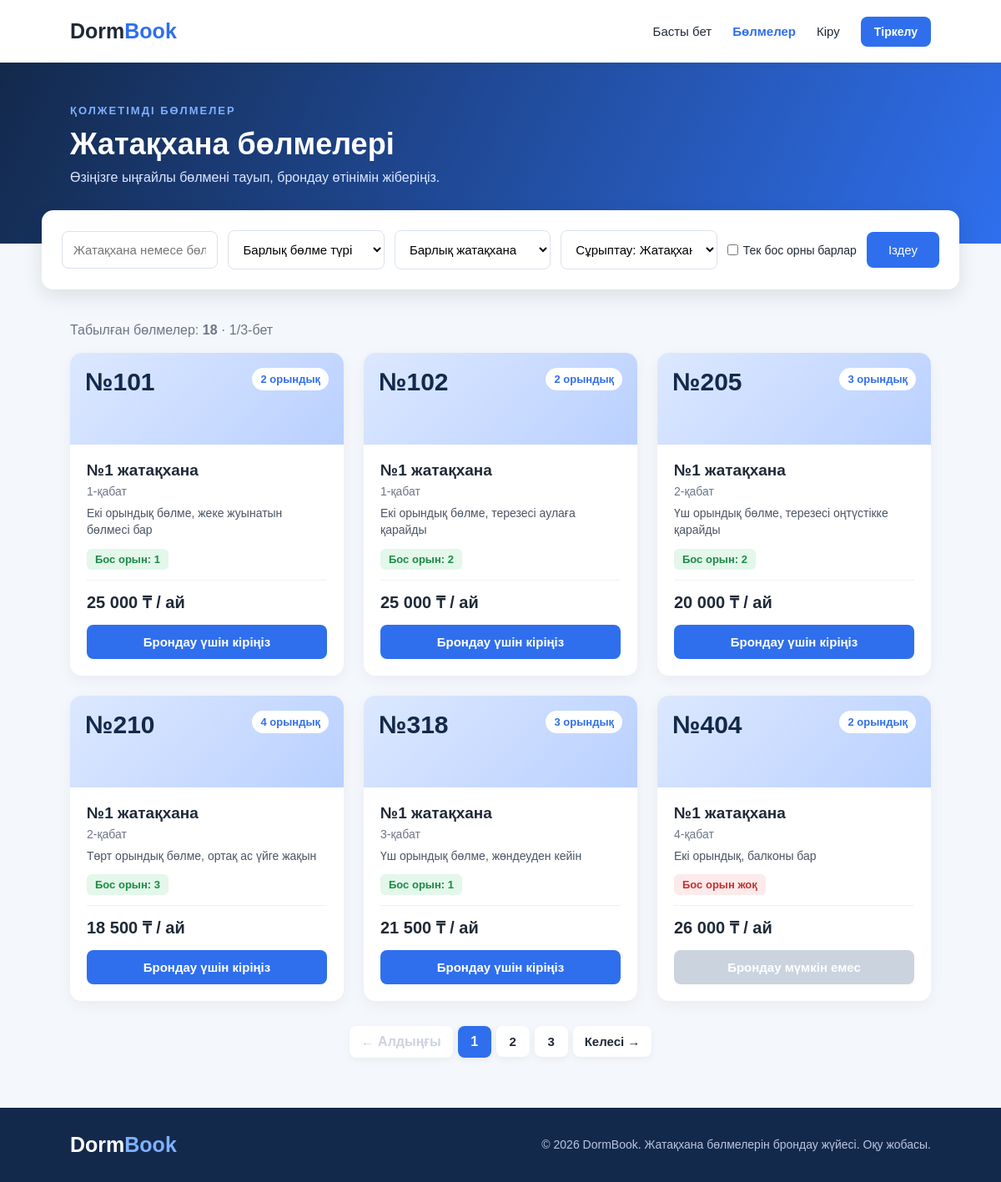
The page /rooms.php on the database its author committed.
### tables this page shows
CREATE TABLE IF NOT EXISTS rooms (
    id INT AUTO_INCREMENT PRIMARY KEY,
    dormitory_id INT NOT NULL,
    room_number VARCHAR(10) NOT NULL,
    floor INT NOT NULL,
    capacity INT NOT NULL,
    free_places INT NOT NULL,
    price_per_month DECIMAL(10, 2) NOT NULL,
    description TEXT,
    UNIQUE (dormitory_id, room_number),
    FOREIGN KEY (dormitory_id) REFERENCES dormitories(id) ON DELETE CASCADE
);

CREATE TABLE IF NOT EXISTS dormitories (
    id INT AUTO_INCREMENT PRIMARY KEY,
    name VARCHAR(100) NOT NULL,
    address VARCHAR(255) NOT NULL,
    floors INT NOT NULL
);

### rooms.php (the view, shortened to what this page needs)
<?php
require_once "db.php";
include "pagination.php";
$search = trim($_GET["search"] ?? "");
$freeOnly = isset($_GET["free"]);
$sort = $_GET["sort"] ?? "number";
$sortOptions = [
    "number"     => ["Жатақхана, нөмір",   "d.name, r.room_number"],
    "price_asc"  => ["Арзанынан бастап",   "r.price_per_month ASC, r.id"],
    "price_desc" => ["Қымбатынан бастап",  "r.price_per_month DESC, r.id"],
    "free_desc"  => ["Бос орны көбінен",   "r.free_places DESC, r.id"]
];
$where = " WHERE 1 = 1";
$params = [];
$from = " FROM rooms r JOIN dormitories d ON d.id = r.dormitory_id";
$countStmt = $pdo->prepare("SELECT COUNT(*)" . $from . $where);
$countStmt->execute($params);
$totalRooms = (int) $countStmt->fetchColumn();
$perPage = 6;
$totalPages = max(1, (int) ceil($totalRooms / $perPage));
$page = min(max(1, (int) ($_GET["page"] ?? 1)), $totalPages);
$offset = ($page - 1) * $perPage;
$sql = "SELECT r.*, d.name AS dorm_name" . $from . $where
     . " ORDER BY " . $sortOptions[$sort][1]
     . " LIMIT " . $perPage . " OFFSET " . $offset;
$stmt = $pdo->prepare($sql);
$stmt->execute($params);
$rooms = $stmt->fetchAll();
include "header.php";
?>
<section class="page-title">
    <p class="subtitle">ҚОЛЖЕТІМДІ БӨЛМЕЛЕР</p>
    <h1>Жатақхана бөлмелері</h1>
    <p>Өзіңізге ыңғайлы бөлмені тауып, брондау өтінімін жіберіңіз.</p>
</section>
<section class="search-section">
    <form method="GET" action="rooms.php" class="search-box">
        <input type="text" name="search"
               placeholder="Жатақхана немесе бөлме нөмірі (мыс.: №2, 205)..."
               value="<?= htmlspecialchars($search, ENT_QUOTES, "UTF-8") ?>">
        <select name="type">
            <option value="">Барлық бөлме түрі</option>
        </select>
        <select name="dorm">
            <option value="">Барлық жатақхана</option>
        </select>
        <select name="sort">
            <?php foreach ($sortOptions as $key => $opt): ?>
                <option value="<?= $key ?>" <?= $sort === $key ? "selected" : "" ?>>
                    Сұрыптау: <?= $opt[0] ?>
                </option>
            <?php endforeach; ?>
        </select>
        <label class="checkbox">
            <input type="checkbox" name="free" value="1" <?= $freeOnly ? "checked" : "" ?>>
            Тек бос орны барлар
        </label>
        <button type="submit">Іздеу</button>
    </form>
</section>
<section class="rooms-section">
    <p class="result-count">
        Табылған бөлмелер: <b><?= $totalRooms ?></b>
        <?php if ($totalPages > 1): ?> · <?= $page ?>/<?= $totalPages ?>-бет<?php endif; ?>
    </p>
    <div class="rooms-grid">
        <?php foreach ($rooms as $room): ?>
            <article class="room-card">
                <div class="room-top">
                    <span class="room-number">№<?= htmlspecialchars($room["room_number"]) ?></span>
                    <span class="room-type"><?= (int) $room["capacity"] ?> орындық</span>
                </div>
                <div class="room-info">
                    <h3><?= htmlspecialchars($room["dorm_name"]) ?></h3>
                    <p class="room-meta"><?= (int) $room["floor"] ?>-қабат</p>
                    <p class="room-desc"><?= htmlspecialchars($room["description"] ?? "") ?></p>
                    <?php if ($room["free_places"] > 0): ?>
                        <p class="status free">Бос орын: <?= (int) $room["free_places"] ?></p>
                    <?php else: ?>
                        <p class="status busy">Бос орын жоқ</p>
                    <?php endif; ?>
                    <p class="price">
                        <?= number_format($room["price_per_month"], 0, ".", " ") ?> ₸ / ай
                    </p>
                    <?php if ($room["free_places"] <= 0): ?>
                        <button class="book-btn" disabled>Брондау мүмкін емес</button>
                    <?php elseif (!$isLoggedIn): ?>
                        <a href="login.php?need_login=1" class="book-btn">Брондау үшін кіріңіз</a>
                    <?php endif; ?>
                </div>
            </article>
        <?php endforeach; ?>
    </div>
</section>
<?php include "footer.php"; ?>

### style.css (style rules this page uses)
* { margin: 0; padding: 0; box-sizing: border-box; }
body { font-family: Arial, sans-serif; color: #1f2a37; background: #f4f7fb; min-height: 100vh; display: flex; flex-direction: column; }
a { text-decoration: none; color: inherit; }
.subtitle { font-size: 13px; letter-spacing: 2px; font-weight: bold; color: #2f6fed; margin-bottom: 12px; }
.page-title { padding: 50px 7% 70px; background: linear-gradient(115deg, #13294b, #2f6fed); color: white; }
.page-title .subtitle { color: #7fb0ff; }
.page-title h1 { font-size: 36px; margin-bottom: 10px; }
.page-title p { color: #dce7ff; }
.search-section { max-width: 1100px; margin: -40px auto 0; padding: 24px; background: white; border-radius: 14px; box-shadow: 0 8px 25px #0000001a; position: relative; }
.search-box { display: flex; gap: 12px; flex-wrap: wrap; align-items: center; }
.search-box input[type="text"], .search-box select { flex: 1; min-width: 180px; padding: 13px; border: 1px solid #dbe2ec; border-radius: 8px; font-size: 15px; background: white; }
.search-box button { padding: 13px 26px; border: none; border-radius: 8px; background: #2f6fed; color: white; font-size: 15px; cursor: pointer; }
.checkbox { display: flex; align-items: center; gap: 6px; font-size: 14px; cursor: pointer; }
.rooms-section { padding: 40px 7% 60px; }
.result-count { color: #6b7686; margin-bottom: 18px; }
.rooms-grid { display: grid; grid-template-columns: repeat(auto-fill, minmax(280px, 1fr)); gap: 24px; }
.room-card { background: white; border-radius: 14px; overflow: hidden; box-shadow: 0 5px 18px #0000000d; transition: transform 0.2s; display: flex; flex-direction: column; }
.room-top { height: 110px; padding: 18px; background: linear-gradient(135deg, #dce8ff, #b9d0ff); display: flex; justify-content: space-between; align-items: flex-start; }
.room-number { font-size: 30px; font-weight: bold; color: #13294b; }
.room-type { background: white; padding: 6px 10px; border-radius: 20px; font-size: 13px; font-weight: bold; color: #2f6fed; }
.room-info { padding: 20px; display: flex; flex-direction: column; flex: 1; }
.room-info h3 { font-size: 19px; margin-bottom: 6px; }
.room-meta { color: #6b7686; font-size: 14px; margin-bottom: 8px; }
.room-desc { color: #4a5565; font-size: 14px; line-height: 1.45; margin-bottom: 12px; }
.status { align-self: flex-start; padding: 5px 10px; border-radius: 6px; font-size: 13px; font-weight: bold; margin-bottom: 12px; }
.status.free { background: #e3f7ea; color: #1d8a45; }
.status.busy { background: #fdeaea; color: #c53030; }
.price { font-size: 20px; font-weight: bold; margin-bottom: 14px; padding-top: 12px; border-top: 1px solid #eef1f5; margin-top: auto; }
.book-btn { display: block; width: 100%; padding: 12px; border: none; border-radius: 8px; background: #2f6fed; color: white; text-align: center; font-size: 15px; font-weight: bold; cursor: pointer; }
.book-btn:disabled { background: #cbd3df; cursor: not-allowed; }

### rows shown on the page
rooms: room_number "101", capacity "2", dormitory.name "№1 жатақхана", floor "1", description "Екі орындық бөлме, жеке жуынатын бөлмесі бар", free_places "1", price_per_month "25 000", shows "Брондау үшін кіріңіз"
rooms: room_number "102", capacity "2", dormitory.name "№1 жатақхана", floor "1", description "Екі орындық бөлме, терезесі аулаға қарайды", free_places "2", price_per_month "25 000", shows "Брондау үшін кіріңіз"
rooms: room_number "205", capacity "3", dormitory.name "№1 жатақхана", floor "2", description "Үш орындық бөлме, терезесі оңтүстікке қарайды", free_places "2", price_per_month "20 000", shows "Брондау үшін кіріңіз"
rooms: room_number "210", capacity "4", dormitory.name "№1 жатақхана", floor "2", description "Төрт орындық бөлме, ортақ ас үйге жақын", free_places "3", price_per_month "18 500", shows "Брондау үшін кіріңіз"
rooms: room_number "318", capacity "3", dormitory.name "№1 жатақхана", floor "3", description "Үш орындық бөлме, жөндеуден кейін", free_places "1", price_per_month "21 500", shows "Брондау үшін кіріңіз"
rooms: room_number "404", capacity "2", dormitory.name "№1 жатақхана", floor "4", description "Екі орындық, балконы бар", free_places "Бос орын жоқ", price_per_month "26 000"

### other values the page prints
$totalRooms "18"
$totalPages "3"
